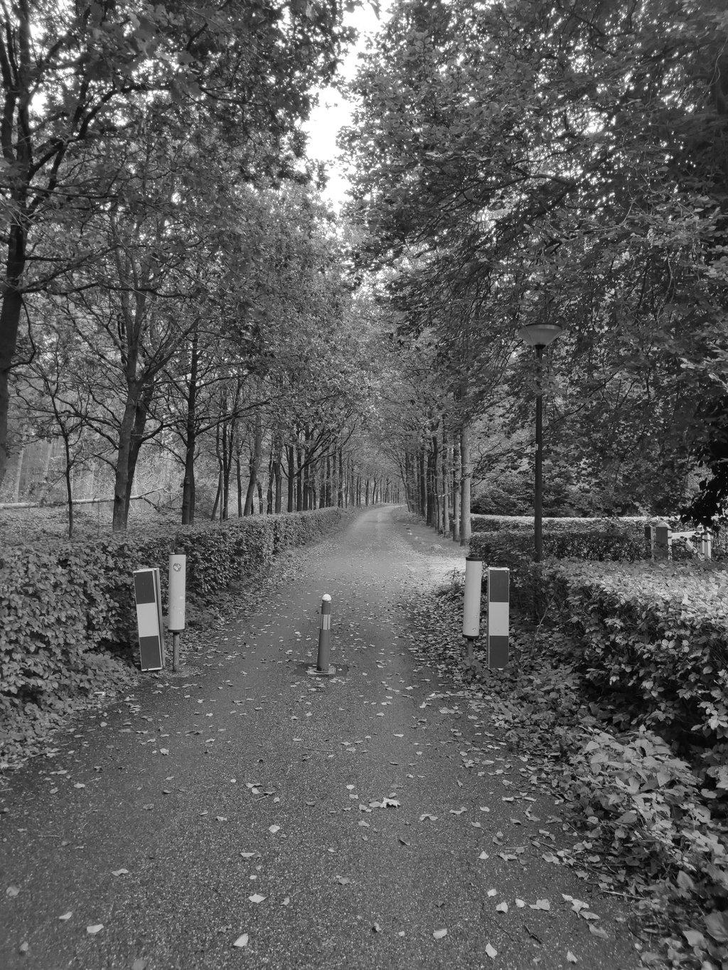
#> input picture Lab3/dataset/agv_clean.png, 728 x 970 px, shrunk from 1024 x 1365 before the run
$ python reflection4_noise_limit.py   (older library calls are emulated)
#> lines starting #> are read from the running program, lines starting #| are printed output that depends on the picture
import cv2
import numpy as np
import os


# ============================================================
# FROM-SCRATCH 2D CORRELATION
# ============================================================

def correlate2d(image, kernel):

    h, w = image.shape
    kh, kw = kernel.shape

    pad_h = kh // 2
    pad_w = kw // 2

    padded = np.pad(
        image,
        ((pad_h, pad_h), (pad_w, pad_w)),
        mode="reflect"
    )

    output = np.zeros(
        (h, w),
        dtype=np.float32
    )

    for i in range(h):
        for j in range(w):

            region = padded[
                i:i + kh,
                j:j + kw
            ]

            output[i, j] = np.sum(
                region * kernel
            )

    return output


# ============================================================
# 3x3 AVERAGING FILTER
# ============================================================

def averaging_filter(image):

    kernel = np.ones(
        (3, 3),
        dtype=np.float32
    ) / 9.0

    result = correlate2d(
        image,
        kernel
    )

    return np.clip(
        result,
        0,
        255
    ).astype(np.uint8)


# ============================================================
# UNSHARP MASKING k=1
# ============================================================

def unsharp_mask(image, k=1):

    blurred = averaging_filter(
        image
    )

    image_float = image.astype(
        np.float32
    )

    blurred_float = blurred.astype(
        np.float32
    )

    mask = image_float - blurred_float

    sharpened = (
        image_float +
        k * mask
    )

    return np.clip(
        sharpened,
        0,
        255
    ).astype(np.uint8)


# ============================================================
# ADD GAUSSIAN NOISE
# ============================================================

def add_gaussian_noise(image, sigma):

    noise = np.random.normal(
        0,
        sigma,
        image.shape
    )

    noisy = (
        image.astype(np.float32)
        + noise
    )

    return np.clip(
        noisy,
        0,
        255
    ).astype(np.uint8)


# ============================================================
# PSNR
# ============================================================

def calculate_psnr(
    original,
    processed
):

    mse = np.mean(
        (
            original.astype(np.float32)
            -
            processed.astype(np.float32)
        ) ** 2
    )

    if mse == 0:
        return float("inf")

    return 10 * np.log10(
        (255 ** 2) / mse
    )


# ============================================================
# SHARPNESS
# ============================================================

def calculate_sharpness(image):

    laplacian = cv2.Laplacian(
        image,
        cv2.CV_64F
    )

    return laplacian.var()


# ============================================================
# PATHS
# ============================================================

dataset_dir = "../dataset"

output_dir = (
    "../output/"
    "reflection4"
)

os.makedirs(
    output_dir,
    exist_ok=True
)


# ============================================================
# LOAD CLEAN IMAGE
# ============================================================

clean_path = os.path.join(
    dataset_dir,
    "agv_clean.png"
)

clean = cv2.imread(
    clean_path,
    cv2.IMREAD_GRAYSCALE
)
#> clean is the input picture: shape (970, 728); min 0, max 255, mean 92.4

if clean is None:

    raise FileNotFoundError(
        "Could not load "
        "agv_clean.png"
    )


# ============================================================
# FIX RANDOM SEED
# Makes experiment reproducible
# ============================================================

np.random.seed(42)


# ============================================================
# NOISE LEVELS
# ============================================================

sigma_values = [
    10,
    25,
    40,
    60,
    80
]


results = []


# ============================================================
# PROCESS EACH NOISE LEVEL
# ============================================================

for sigma in sigma_values:

    print(
        f"Processing sigma = {sigma}"
    )

    # --------------------------------------------------------
    # Generate noisy image
    # --------------------------------------------------------

    noisy = add_gaussian_noise(
        clean,
        sigma
    )

    # --------------------------------------------------------
    # Denoise
    # --------------------------------------------------------

    denoised = averaging_filter(
        noisy
    )

    # --------------------------------------------------------
    # Sharpen
    # --------------------------------------------------------

    sharpened = unsharp_mask(
        denoised,
        k=1
    )

    # --------------------------------------------------------
    # Metrics before sharpening
    # --------------------------------------------------------

    psnr_noisy = calculate_psnr(
        clean,
        denoised
    )

    sharpness_noisy = calculate_sharpness(
        denoised
    )

    # --------------------------------------------------------
    # Metrics after sharpening
    # --------------------------------------------------------

    psnr_sharpened = calculate_psnr(
        clean,
        sharpened
    )

    sharpness_sharpened = calculate_sharpness(
        sharpened
    )

    # --------------------------------------------------------
    # Save images
    # --------------------------------------------------------

    cv2.imwrite(
        os.path.join(
            output_dir,
            f"sigma_{sigma}_noisy.png"
        ),
        noisy
    )

    cv2.imwrite(
        os.path.join(
            output_dir,
            f"sigma_{sigma}_denoised.png"
        ),
        denoised
    )

    cv2.imwrite(
        os.path.join(
            output_dir,
            f"sigma_{sigma}_sharpened.png"
        ),
        sharpened
    )

    # --------------------------------------------------------
    # Store results
    # --------------------------------------------------------

    results.append(
        (
            sigma,
            psnr_noisy,
            sharpness_noisy,
            psnr_sharpened,
            sharpness_sharpened
        )
    )
#> this loop made 5 passes
#> (psnr_noisy, sharpness_noisy, psnr_sharpened, sharpness_sharpened) on passes 1 to 5: (23.93, 249.9, 24.14, 711.7), (23.05, 446.3, 22.46, 1504.8), (21.84, 777.7, 20.55, 2846.3), (20.24, 1341.4, 18.43, 5136.9), (18.81, 1934.7, 16.8, 7517)
#> pass 1, in correlate2d, `padded = np.pad( image, ((pad_h, pad_h), (pad_w, pad_w)), mode="reflec..`:
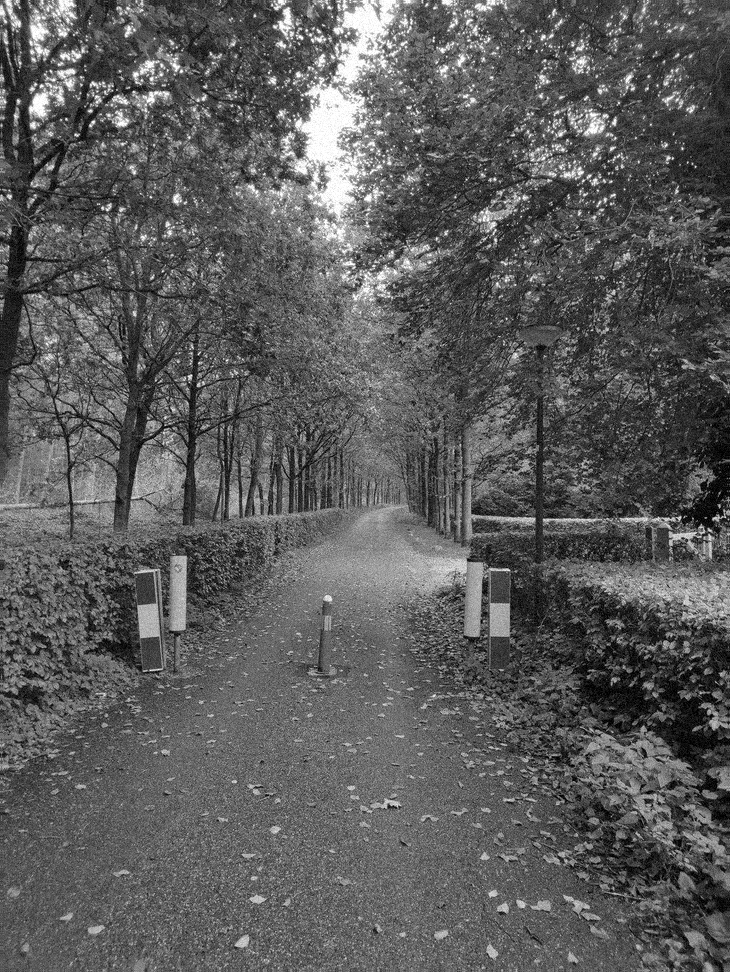
#> padded: shape (972, 730); min 0, max 255, mean 91.8
#> after the loop:
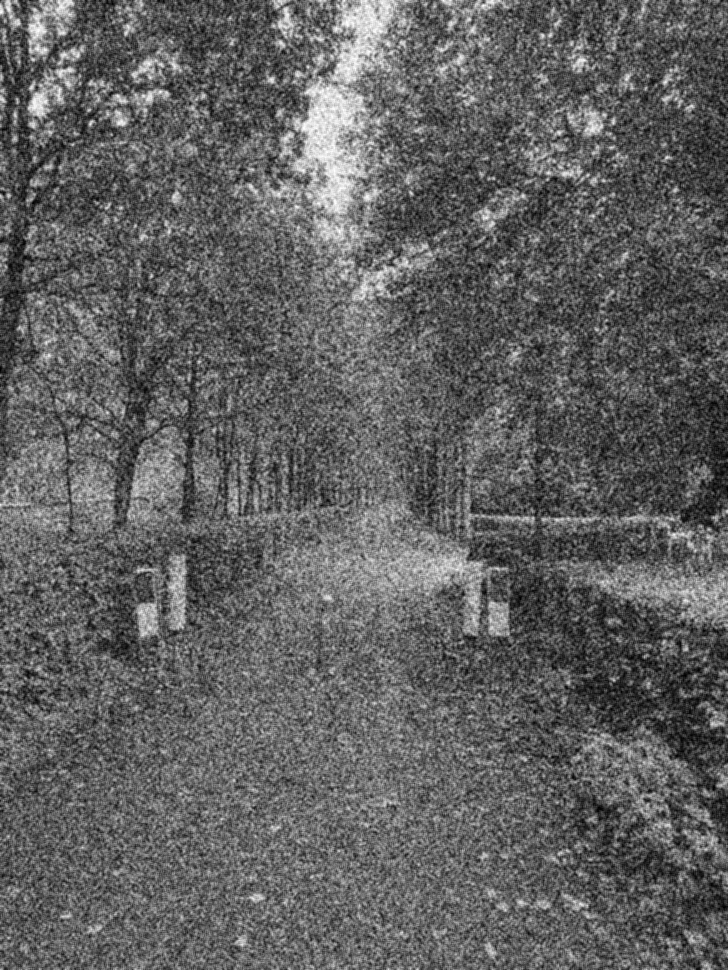
#> denoised: shape (970, 728); min 0, max 255, mean 96.9
#> after the loop:
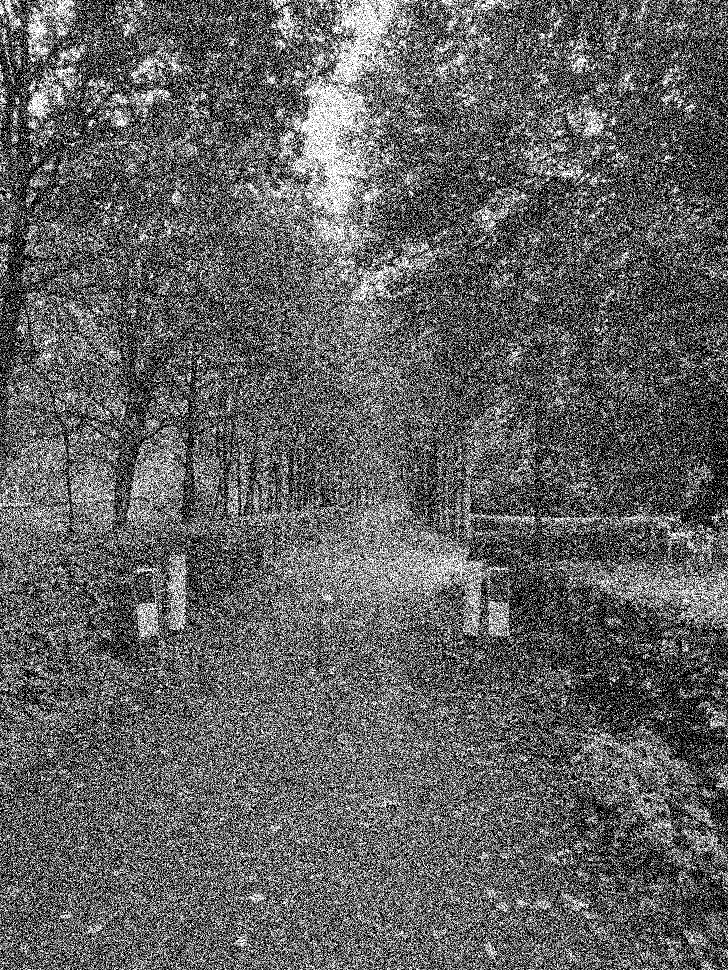
#> noisy: shape (970, 728); min 0, max 255, mean 97.3
#> after the loop, results = [(10, 23.93, 249.9, 24.14, 711.7), (25, 23.05, 446.3, 22.46, 1504.8), (40, 21.84, 777.7, 20.55, 2846.3), (60, 20.24, 1341.4, 18.43, 5136.9), (80, 18.81, 1934.7, 16.8, 7517)]


# ============================================================
# PRINT RESULTS
# ============================================================

print()
print("=" * 95)

print(
    "REFLECTION QUESTION 4"
)

print(
    "NOISE LIMIT OF SPATIAL-DOMAIN PREPROCESSING"
)

print("=" * 95)

print(
    f"{'Sigma':<10}"
    f"{'PSNR Denoised':<18}"
    f"{'Sharp. Denoised':<18}"
    f"{'PSNR Sharpened':<18}"
    f"{'Sharp. Sharpened':<18}"
)

print("-" * 95)


for result in results:

    sigma = result[0]
    psnr_d = result[1]
    sharp_d = result[2]
    psnr_s = result[3]
    sharp_s = result[4]

    print(
        f"{sigma:<10}"
        f"{psnr_d:<18.2f}"
        f"{sharp_d:<18.2f}"
        f"{psnr_s:<18.2f}"
        f"{sharp_s:<18.2f}"
    )
#> this loop made 5 passes
#| 10        23.93             249.90            24.14             711.68
#| 25        23.05             446.30            22.46             1504.83
#| 40        21.84             777.71            20.55             2846.34
#| 60        20.24             1341.42           18.43             5136.90
#| 80        18.81             1934.65           16.80             7516.98


print("=" * 95)

print()
print(
    "Results saved to:"
)

print(
    output_dir
)
#| ../output/reflection4
